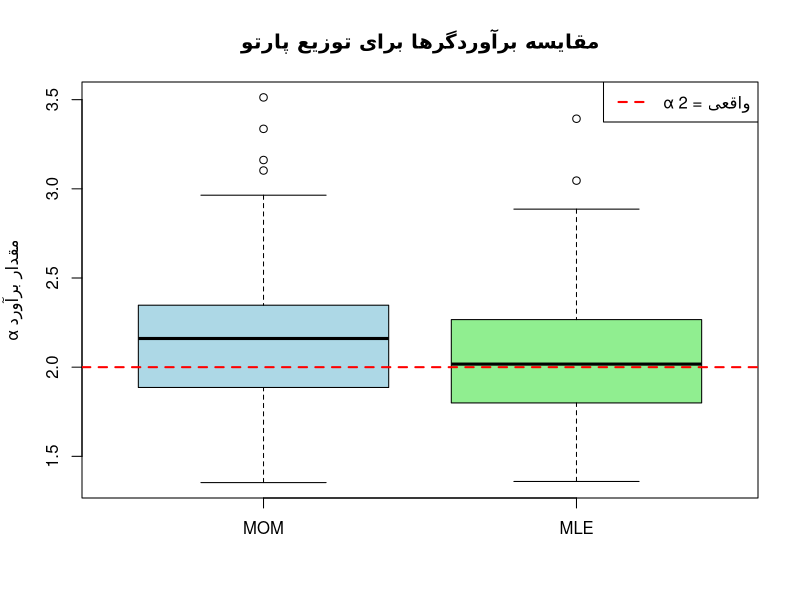
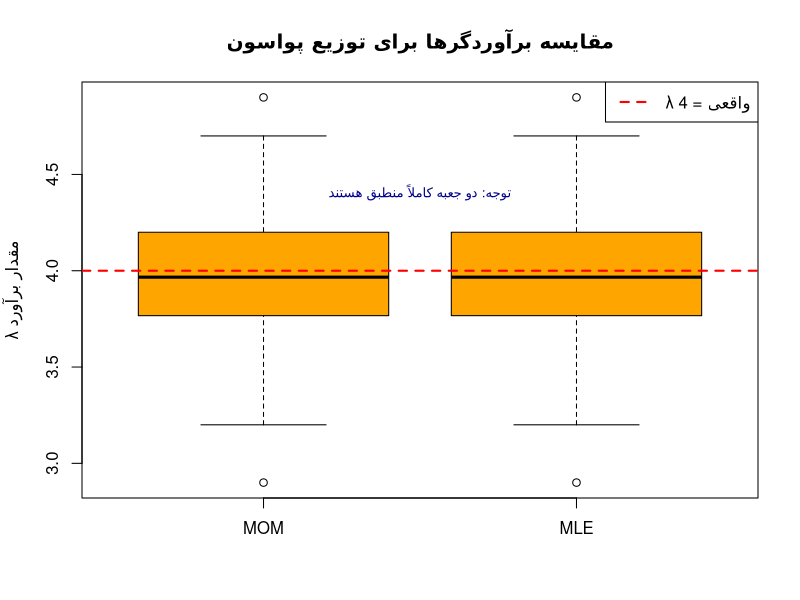

Recreate these plots in R, in order.
## ---- chunk 1
knitr::opts_chunk$set(echo = TRUE, digits = 3)
library(ggplot2)
library(dplyr)
## ---- chunk 2
set.seed(123)
n <- 20
alpha <- 2
xm <- 1

mom <- numeric(100)
mle <- numeric(100)

for (i in 1:100) {
  u <- runif(n)
  x <- xm / (u^(1/alpha))
  
  x_bar <- mean(x)
  mom[i] <- x_bar / (x_bar - xm)
  
  log_sum <- sum(log(x / xm))
  mle[i] <- n / log_sum
}
## ---- chunk 3
 mean(mom) - alpha
 mean(mle) - alpha

## ---- chunk 4
 mean((mom - alpha)^2)
 mean((mle - alpha)^2)
## ---- chunk 5

boxplot(mom, mle, names=c("MOM", "MLE"), col = c("lightblue", "lightgreen"),
main="مقایسه برآوردگرها برای توزیع پارتو",
ylab="مقدار برآورد α")
abline(h = alpha, col = "red", lty = 2, lwd = 2)
legend("topright", legend="α واقعی = 2", col="red", lty=2, lwd=2)
## ---- chunk 6


n <- 30
lambda <- 4

mom <- numeric(100)
mle <- numeric(100)

for(i in 1:100){
  x <- rpois(n, lambda)
  
  mom[i] <- mean(x)
  mle[i] <- mean(x) 
}
## ---- chunk 7
mean(mom) - lambda
mean(mle) - lambda
mean((mom - lambda)^2)
mean((mle - lambda)^2)
## ---- chunk 8
boxplot(mom, mle, names=c("MOM", "MLE"), col = c("orange", "orange"),
        main="مقایسه برآوردگرها برای توزیع پواسون",
        ylab="مقدار برآورد λ")

abline(h = lambda, col = "red", lty = 2, lwd = 2)

legend("topright", legend="λ واقعی = 4", col="red", lty=2, lwd=2)

# خط زیر اصلاح شد: افزودن تابع text و بستن پرانتز
text(x = 1.5, y = lambda + 0.4, labels = "توجه: دو جعبه کاملاً منطبق هستند", 
     col = "darkblue", cex = 0.8)
